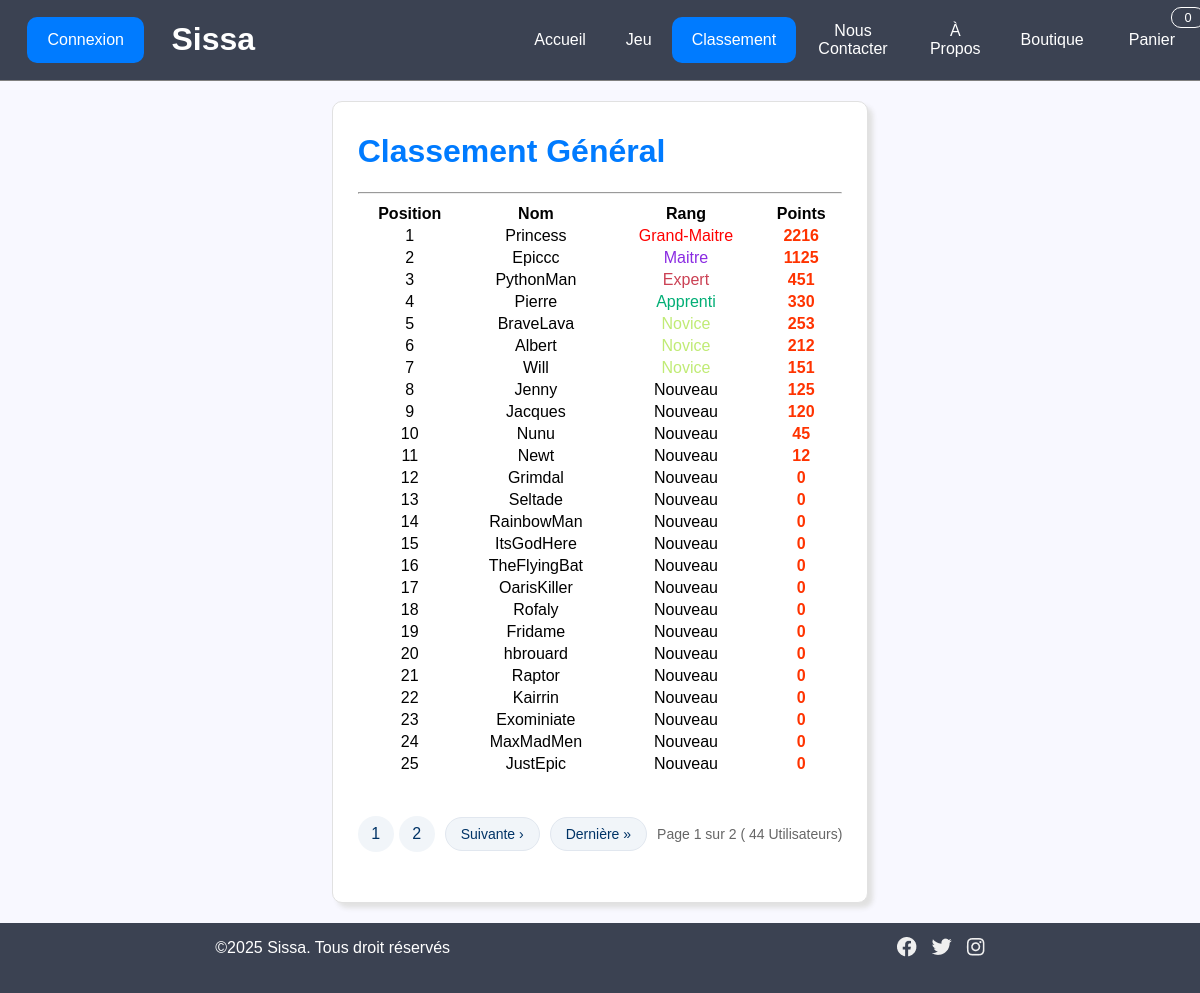
The page /Projet/pages/classement.php on the database its author committed.
### tables this page shows
CREATE TABLE Utilisateur(
   idUtilisateur INT AUTO_INCREMENT,
   nom VARCHAR(50) NOT NULL,
   points INT NOT NULL,
   identifiant VARCHAR(50),
   mdp VARCHAR(50) NOT NULL,
   type CHAR(5) NOT NULL,
   idRang INT NOT NULL,
   PRIMARY KEY(idUtilisateur),
   FOREIGN KEY(idRang) REFERENCES Rang(idRang)
);

CREATE TABLE Rang(
   idRang INT AUTO_INCREMENT,
   nomRang VARCHAR(20) NOT NULL,
   points_minimum INT NOT NULL,
   couleur_rang CHAR(7) NOT NULL,
   PRIMARY KEY(idRang)
);

### Projet/pages/classement.php (the view, shortened to what this page needs)
<!DOCTYPE html>
<html lang="fr">
<head>
    <?php
        include("../common/styles.php")
    ?>
    <link rel="stylesheet" href="shop.css">
</head>
<body>
    <?php
        include("../common/nav.php");
        require_once("../admin/pagination.php");
    ?>
    <div class="content">
        <div class="leaderboard-global-wrapper">
        <div class="leaderboard">
        <div class="leaderboard-head">
            <h1 >Classement Général</h1>
            <hr>
        </div>
        <?php
        $db = connect();
        try{
            $page = 1;
            $stmt = $db->prepare("SELECT u.identifiant as name,u.points as pts,r.couleur_rang as couleur,r.nomRang as rang FROM utilisateur u inner join rang r on r.idRang = u.idRang order by u.points DESC
            limit ?, ?");
            $page_size =  $GLOBALS['user_per_page'];
            $debut =($page-1) * $page_size;
            $stmt->bindParam(1,$debut, PDO::PARAM_INT);
            $stmt->bindParam(2,$page_size, PDO::PARAM_INT);
            $stmt->execute();
            $result = $stmt->fetchAll(PDO::FETCH_ASSOC);
            $i=($page-1)*$page_size +1;
            echo "<table>";
            echo "<thead><tr class=\"leaderboard-element\"><th>Position</th><th>Nom</th><th>Rang</th><th>Points</th></tr></thead>";
            foreach($result as $user){
                $name = $user['name'];
                $pts = $user['pts'];
                $color = $user['couleur'];
                $rang = $user['rang'];
                echo "<tr class=\"leaderboard-element\"><td>$i</td><td>$name</td> <td style = \"color:$color;\">$rang</td> <td class =\"leaderboard-pts\">$pts</td></tr>";
                $i=$i+1;
            }
            echo "</table>";
        }catch(PDOException $e){
            header("Location: ../pages/error_page.php");
            exit();
        }
        ?>
        </div>
        </div>
    </div>
    <?php
        include("../common/footer.php");
    ?>
</body>
</html>

### Projet/pages/palette.css (style rules this page uses)
:root { --sissa_dark_blue: #3b4252; --sissa_light_blue: #007BFF; --sissa_night_sky: #003366; --sissa_error_red: #d9534f; }

### Projet/pages/style.css (style rules this page uses)
html { height: 100%; margin: 0; padding: 0; background-color: ghostwhite; }
body { font-family: Helvetica, sans-serif; height: 100%; margin: 0; padding: 0; display: table; width: 100%; }
.content { padding: 20px; text-align: center; }
.leaderboard { display: grid; height: fit-content; border: 1px solid #e1e1e1; border-radius: 10px; position: relative; background: white; flex-direction: column; padding: 10px 25px; box-shadow: 5px 5px 5px #e1e1e1; }
.leaderboard-head { color: var(--sissa_light_blue); grid-row: 1; text-align: left; }
.leaderboard-head h1 { color: var(--sissa_light_blue); }
.leaderboard-element { border-bottom: #e1e1e1 solid 1px; display: table-row; width: 12vw; font-size: medium; }
.leaderboard-pts { color: #ff3300; font-weight: bold; }
.leaderboard-global-wrapper { display: flex; justify-content: center; }

### rows shown on the page
utilisateur: identifiant "Princess", idRang.nomRang "Grand-Maitre", points "2216"
utilisateur: identifiant "Epiccc", idRang.nomRang "Maitre", points "1125"
utilisateur: identifiant "PythonMan", idRang.nomRang "Expert", points "451"
utilisateur: identifiant "Pierre", idRang.nomRang "Apprenti", points "330"
utilisateur: identifiant "BraveLava", idRang.nomRang "Novice", points "253"
utilisateur: identifiant "Albert", idRang.nomRang "Novice", points "212"
utilisateur: identifiant "Will", idRang.nomRang "Novice", points "151"
utilisateur: identifiant "Jenny", idRang.nomRang "Nouveau", points "125"
utilisateur: identifiant "Jacques", idRang.nomRang "Nouveau", points "120"
utilisateur: identifiant "Nunu", idRang.nomRang "Nouveau", points "45"
utilisateur: identifiant "Newt", idRang.nomRang "Nouveau", points "12"
utilisateur: identifiant "Grimdal", idRang.nomRang "Nouveau", points "0"
utilisateur: identifiant "Seltade", idRang.nomRang "Nouveau", points "0"
utilisateur: identifiant "RainbowMan", idRang.nomRang "Nouveau", points "0"
utilisateur: identifiant "ItsGodHere", idRang.nomRang "Nouveau", points "0"
utilisateur: identifiant "TheFlyingBat", idRang.nomRang "Nouveau", points "0"
utilisateur: identifiant "OarisKiller", idRang.nomRang "Nouveau", points "0"
utilisateur: identifiant "Rofaly", idRang.nomRang "Nouveau", points "0"
utilisateur: identifiant "Fridame", idRang.nomRang "Nouveau", points "0"
utilisateur: identifiant "hbrouard", idRang.nomRang "Nouveau", points "0"
utilisateur: identifiant "Raptor", idRang.nomRang "Nouveau", points "0"
utilisateur: identifiant "Kairrin", idRang.nomRang "Nouveau", points "0"
utilisateur: identifiant "Exominiate", idRang.nomRang "Nouveau", points "0"
utilisateur: identifiant "MaxMadMen", idRang.nomRang "Nouveau", points "0"
utilisateur: identifiant "JustEpic", idRang.nomRang "Nouveau", points "0"

### other values the page prints
$value "Accueil"
$value "Jeu"
$value "Classement"
$value "Nous Contacter"
$value "À Propos"
$value "Boutique"
$page_courante "1"
$nombre_pages "2"
$total_elements "44"
$name "Utilisateurs"
